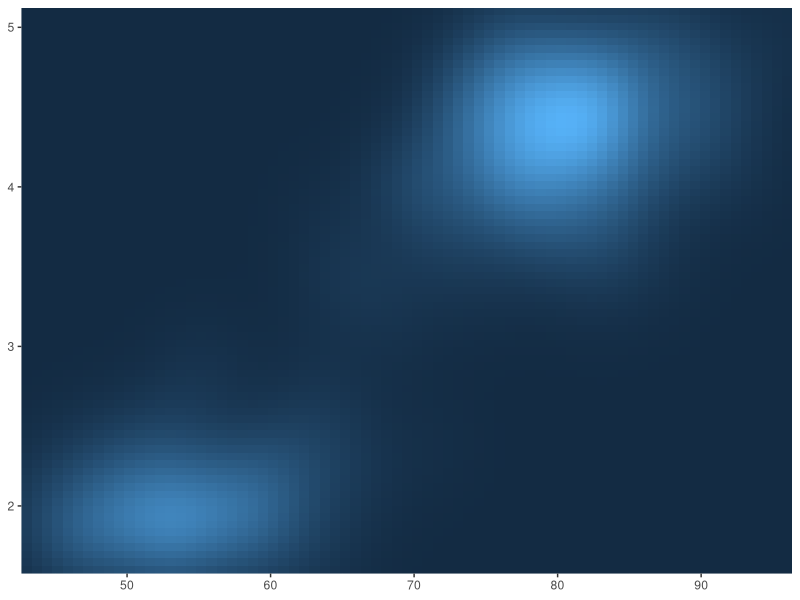
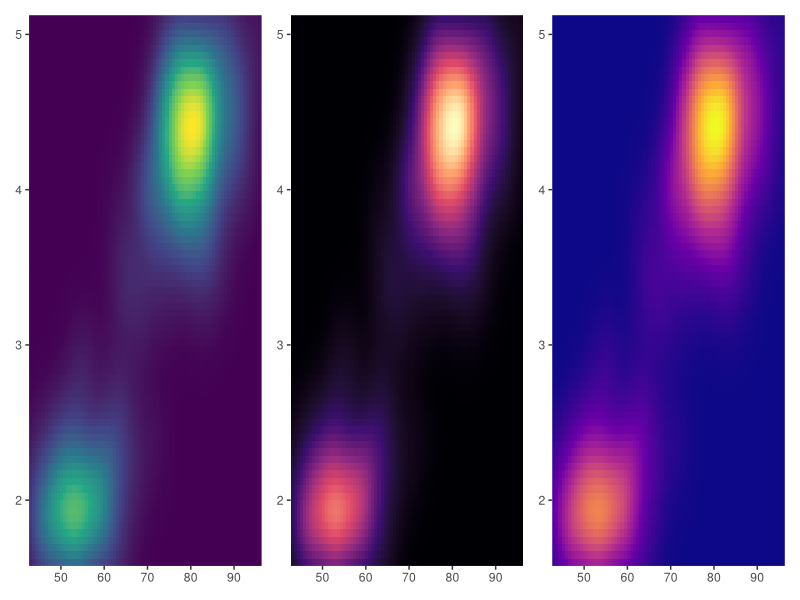
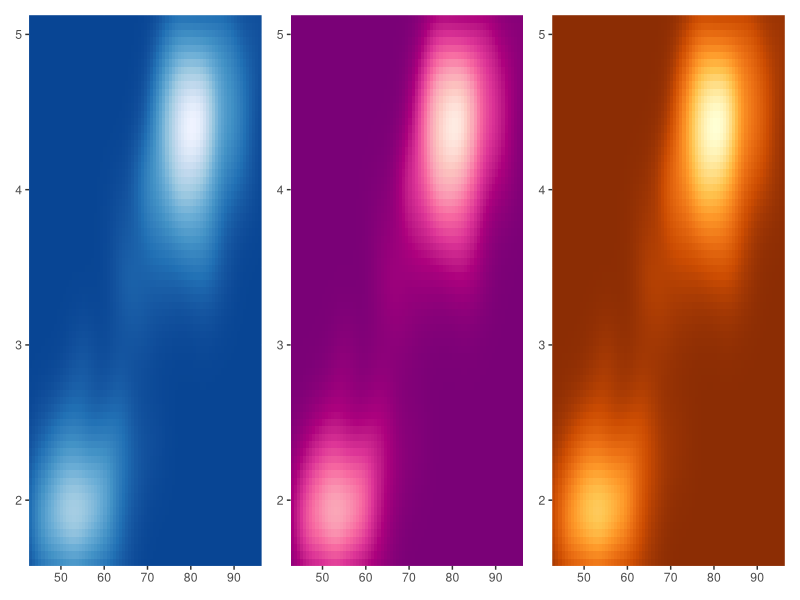
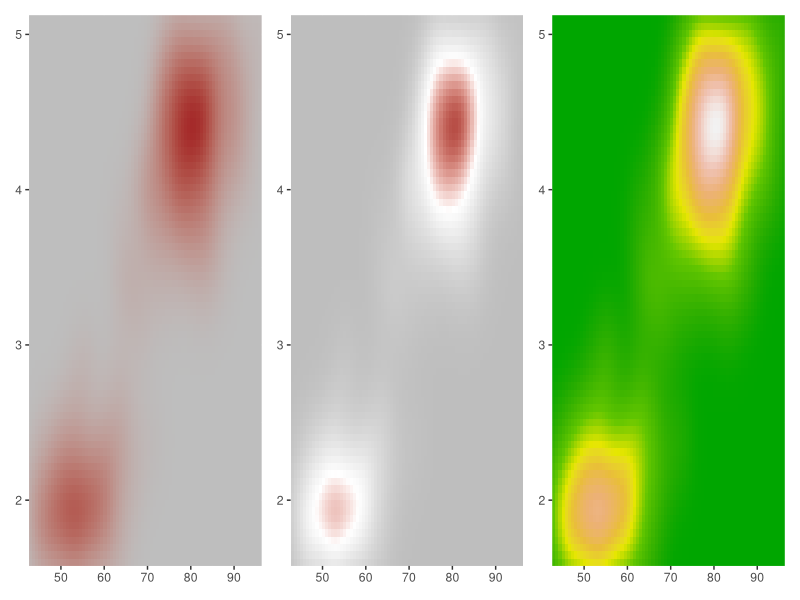
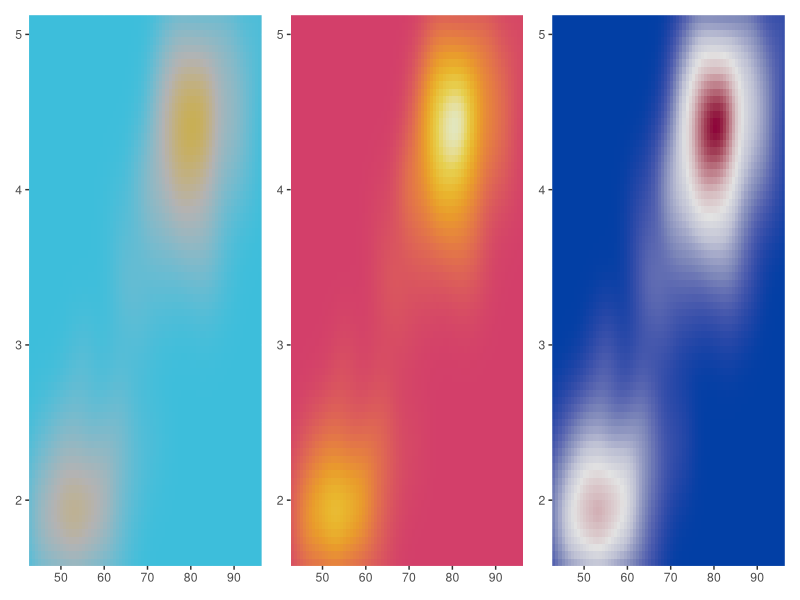
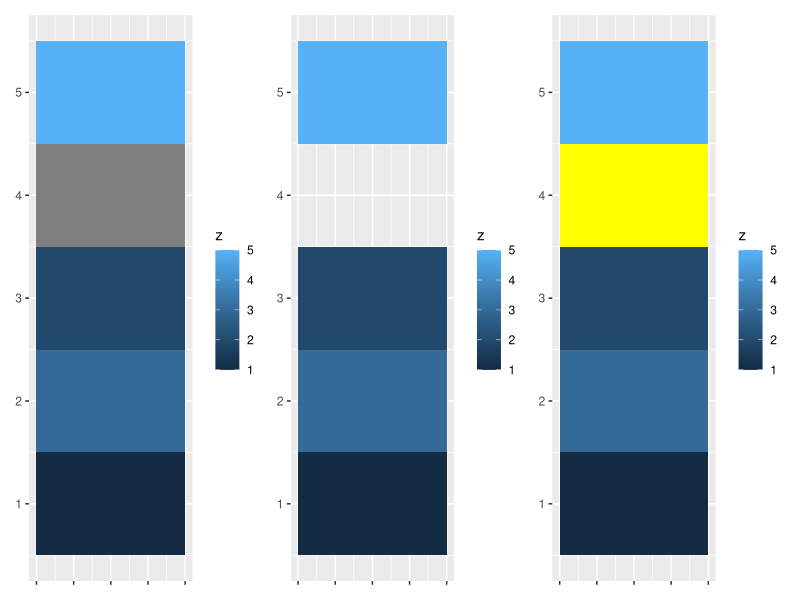
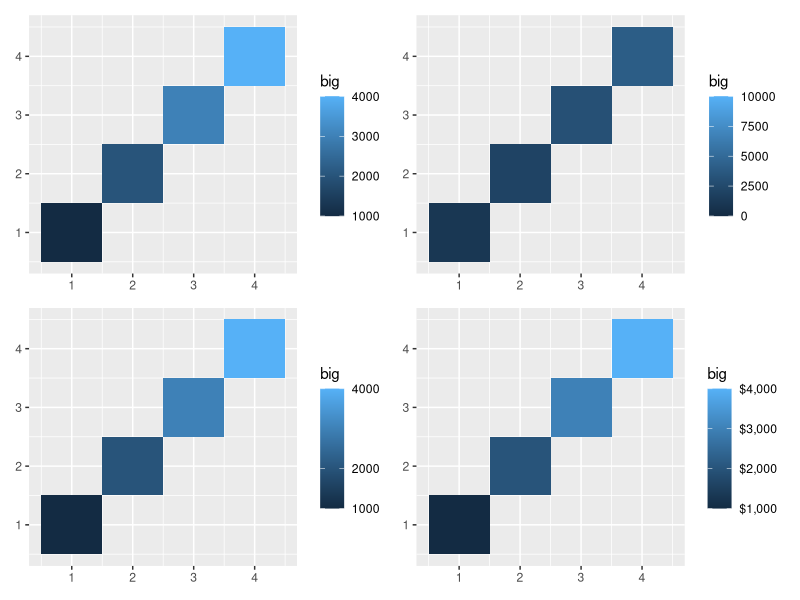
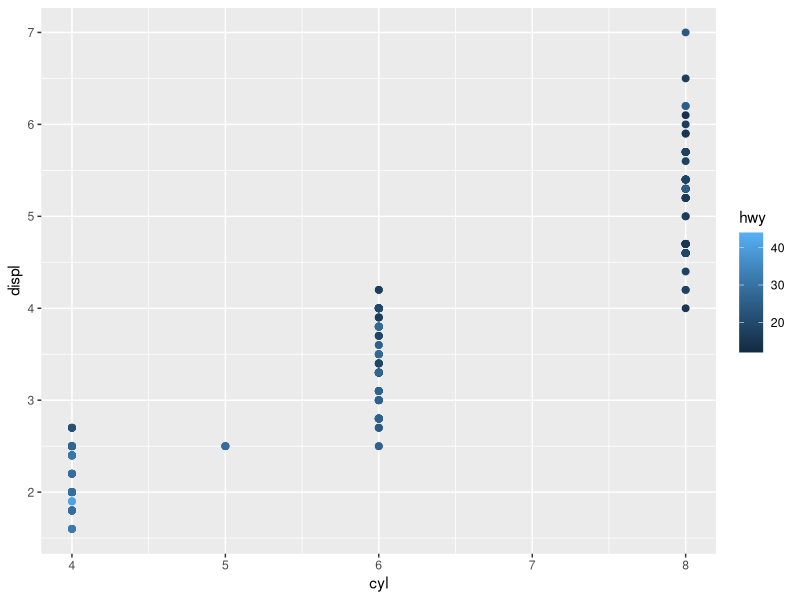

Recreate these plots in R, in order.
## ---- chunk 1
library(ggplot2)

erupt <- ggplot(faithfuld, aes(waiting, eruptions, fill = density)) +
  geom_raster() +
  scale_x_continuous(NULL, expand = c(0, 0)) +
  scale_y_continuous(NULL, expand = c(0, 0)) +
  theme(legend.position = "none")

erupt
## ---- chunk 2
library(patchwork)
p1 <- erupt + scale_fill_viridis_c()
p2 <- erupt + scale_fill_viridis_c(option = "magma")
p3 <- erupt + scale_fill_viridis_c(option = "plasma")
p1 | p2 | p3
## ---- chunk 3
p4 <- erupt + scale_fill_distiller()
p5 <- erupt + scale_fill_distiller(palette = "RdPu")
p6 <- erupt + scale_fill_distiller(palette = "YlOrBr")
p4 | p5 | p6
## ---- chunk 4
p_2c <- erupt + scale_fill_gradient(low = "grey", high = "brown")
p_3c <- erupt +
  scale_fill_gradient2(
    low = "grey", mid = "white", high = "brown",
    midpoint = .02
  )
p_nc <- erupt + scale_fill_gradientn(colours = terrain.colors(7))
p_2c | p_3c | p_nc
## ---- chunk 5
p_div  <- erupt +
  scale_fill_gradient2(
    low      = munsell::mnsl("5B 7/8"),
    high     = munsell::mnsl("5Y 7/8"),
    mid      = munsell::mnsl("N 7/0"),
    midpoint = .02
  )
p_heat <- erupt +
  scale_fill_gradientn(colours = colorspace::heat_hcl(7))
p_div2 <- erupt +
  scale_fill_gradientn(colours = colorspace::diverge_hcl(7))
p_div | p_heat | p_div2
## ---- chunk 6
df <- data.frame(x = 1, y = 1:5, z = c(1, 3, 2, NA, 5))
base_na <- ggplot(df, aes(x, y)) +
  geom_tile(aes(fill = z), linewidth = 5) +
  labs(x = NULL, y = NULL) +
  scale_x_continuous(labels = NULL)

p_def <- base_na
p_inv <- base_na + scale_fill_gradient(na.value = NA)
p_yel <- base_na + scale_fill_gradient(na.value = "yellow")
p_def | p_inv | p_yel
## ---- chunk 7
toy <- data.frame(
  const = 1, up = 1:4, txt = letters[1:4],
  big = (1:4) * 1000, log = c(2, 5, 10, 2000)
)

base_c <- ggplot(toy, aes(up, up, fill = big)) +
  geom_tile() + labs(x = NULL, y = NULL)

p_def   <- base_c
p_lim   <- base_c + scale_fill_continuous(limits = c(0, 10000))
p_brk   <- base_c + scale_fill_continuous(breaks = c(1000, 2000, 4000))
p_lbl   <- base_c + scale_fill_continuous(labels = scales::label_dollar())
(p_def | p_lim) / (p_brk | p_lbl)
## ---- chunk 8
base_pt <- ggplot(mpg, aes(cyl, displ, colour = hwy)) +
  geom_point(size = 2)
base_pt
## ---- chunk 9
p_rev  <- base_pt + guides(colour = guide_colourbar(reverse = TRUE))
p_ht   <- base_pt + guides(colour = guide_colourbar(barheight = unit(2, "cm")))
p_horiz <- base_pt + guides(colour = guide_colourbar(direction = "horizontal"))
p_rev | p_ht | p_horiz
## ---- chunk 10
# These two are identical
a <- base_pt + guides(colour = guide_colourbar(reverse = TRUE))
b <- base_pt + scale_colour_continuous(guide = guide_colourbar(reverse = TRUE))
a | b
## ---- chunk 11
df_bar <- data.frame(x = c("a", "b", "c", "d"), y = c(3, 4, 1, 2))
bars <- ggplot(df_bar, aes(x, y, fill = x)) +
  geom_bar(stat = "identity") +
  labs(x = NULL, y = NULL) +
  theme(legend.position = "none")
bars
## ---- chunk 12
p_s1 <- bars + scale_fill_brewer(palette = "Set1")
p_s2 <- bars + scale_fill_brewer(palette = "Set2")
p_ac <- bars + scale_fill_brewer(palette = "Accent")
p_s1 | p_s2 | p_ac
## ---- chunk 13
df_pt <- data.frame(
  x = 1:3 + runif(30), y = runif(30), z = c("a", "b", "c")
)
point <- ggplot(df_pt, aes(x, y)) +
  geom_point(aes(colour = z)) +
  theme(legend.position = "none") + labs(x = NULL, y = NULL)

point + scale_colour_brewer(palette = "Set1") |
point + scale_colour_brewer(palette = "Set2") |
point + scale_colour_brewer(palette = "Pastel1")
## ---- chunk 14
df_area <- data.frame(x = 1:3, y = 3:1, z = c("a", "b", "c"))
area <- ggplot(df_area, aes(x, y)) +
  geom_bar(aes(fill = z), stat = "identity") +
  theme(legend.position = "none") + labs(x = NULL, y = NULL)

area + scale_fill_brewer(palette = "Set1") |
area + scale_fill_brewer(palette = "Set2") |
area + scale_fill_brewer(palette = "Pastel1")
## ---- chunk 15
p_def <- bars
p_lc  <- bars + scale_fill_hue(c = 40)
p_rng <- bars + scale_fill_hue(h = c(180, 300))
p_def | p_lc | p_rng
## ---- chunk 16
p_g1 <- bars + scale_fill_grey()
p_g2 <- bars + scale_fill_grey(start = 0.5, end = 1)
p_g3 <- bars + scale_fill_grey(start = 0, end = 0.5)
p_g1 | p_g2 | p_g3
## ---- chunk 17
p_m1 <- bars +
  scale_fill_manual(values = c("sienna1", "sienna4", "hotpink1", "hotpink4"))
p_m2 <- bars +
  scale_fill_manual(values = c("tomato1", "tomato2", "tomato3", "tomato4"))
p_m3 <- bars +
  scale_fill_manual(values = c("grey", "black", "grey", "grey"))
p_m1 | p_m2 | p_m3
## ---- chunk 18
bars +
  scale_fill_manual(
    values = c(d = "grey", c = "grey", b = "black", a = "grey")
  )
## ---- chunk 19
library(dplyr)
mpg_99 <- mpg |> filter(year == 1999)
mpg_08 <- mpg |> filter(year == 2008)

base_99c <- ggplot(mpg_99, aes(displ, hwy, colour = fl)) + geom_point()
base_08c <- ggplot(mpg_08, aes(displ, hwy, colour = fl)) + geom_point()

base_99c + lims(colour = c("c", "d", "e", "p", "r")) |
base_08c + lims(colour = c("c", "d", "e", "p", "r"))
## ---- chunk 20
shared_lims <- list(x = c(1, 7), y = c(10, 45),
                    colour = c("c", "d", "e", "p", "r"))

p99_all <- base_99c + lims(x = shared_lims$x, y = shared_lims$y,
                            colour = shared_lims$colour)
p08_all <- base_08c + lims(x = shared_lims$x, y = shared_lims$y,
                            colour = shared_lims$colour)
p99_all | p08_all
## ---- chunk 21
base_99c +
  lims(x = c(1, 7), y = c(10, 45)) +
  scale_color_discrete(
    limits = c("c", "d", "e", "p", "r"),
    breaks = c("d", "p", "r"),
    labels = c("diesel", "premium", "regular")
  )
## ---- chunk 22
base_08c +
  lims(x = c(1, 7), y = c(10, 45)) +
  scale_color_discrete(
    limits = c("c", "d", "e", "p", "r"),
    labels = c("compressed", "diesel", "ethanol", "premium", "regular")
  )
## ---- chunk 23
base_bar <- ggplot(mpg, aes(drv, fill = factor(cyl))) + geom_bar()
p_ncol <- base_bar + guides(fill = guide_legend(ncol = 2))
p_byrow <- base_bar + guides(fill = guide_legend(ncol = 2, byrow = TRUE))
p_rev   <- base_bar + guides(fill = guide_legend(reverse = TRUE))
(p_ncol | p_byrow) / p_rev
## ---- chunk 24
base_alpha <- ggplot(mpg, aes(displ, hwy, colour = drv)) +
  geom_point(size = 4, alpha = .2, stroke = 0)

p_noo <- base_alpha + guides(colour = guide_legend())
p_oo  <- base_alpha + guides(colour = guide_legend(override.aes = list(alpha = 1)))
p_noo | p_oo
## ---- chunk 25
p_b1 <- erupt + scale_fill_binned()
p_b2 <- erupt + scale_fill_steps()
p_b3 <- erupt + scale_fill_steps(n.breaks = 8)
p_b1 | p_b2 | p_b3
## ---- chunk 26
p_2s <- erupt + scale_fill_steps(low = "grey", high = "brown")
p_3s <- erupt +
  scale_fill_steps2(
    low = "grey", mid = "white", high = "brown",
    midpoint = .02
  )
p_ns <- erupt + scale_fill_stepsn(n.breaks = 12, colours = terrain.colors(12))
p_2s | p_3s | p_ns
## ---- chunk 27
p_v1 <- erupt + scale_fill_stepsn(n.breaks = 9, colours = viridis::viridis(9))
p_v2 <- erupt + scale_fill_stepsn(n.breaks = 9, colours = viridis::magma(9))
p_v3 <- erupt + scale_fill_stepsn(n.breaks = 9, colours = viridis::inferno(9))
p_v1 | p_v2 | p_v3
## ---- chunk 28
p_f1 <- erupt + scale_fill_fermenter(n.breaks = 9)
p_f2 <- erupt + scale_fill_fermenter(n.breaks = 9, palette = "Oranges")
p_f3 <- erupt + scale_fill_fermenter(n.breaks = 9, palette = "PuOr")
p_f1 | p_f2 | p_f3
## ---- chunk 29
base_bin <- ggplot(mpg, aes(cyl, displ, colour = hwy)) +
  geom_point(size = 2) + scale_color_binned()

base_bin |
base_bin + guides(colour = guide_coloursteps(show.limits = TRUE))
## ---- chunk 30
base_dt <- ggplot(economics, aes(psavert, uempmed, colour = date)) +
  geom_point()

p_auto <- base_dt
p_fmt  <- base_dt +
  scale_colour_date(
    date_breaks = "142 months",
    date_labels = "%b %Y"
  )
p_auto | p_fmt
## ---- chunk 31
ggplot(faithfuld, aes(waiting, eruptions, alpha = density)) +
  geom_raster(fill = "maroon") +
  scale_x_continuous(expand = c(0, 0)) +
  scale_y_continuous(expand = c(0, 0))
## ---- chunk 32
toy <- data.frame(
  const = 1, up = 1:4, txt = letters[1:4],
  big = (1:4) * 1000, log = c(2, 5, 10, 2000)
)
base_lg <- ggplot(toy, aes(up, up)) +
  geom_point(aes(colour = txt), size = 3) + xlab(NULL) + ylab(NULL)

p_l <- base_lg + theme(legend.position = "left")
p_r <- base_lg + theme(legend.position = "right")
p_b <- base_lg + theme(legend.position = "bottom")
p_n <- base_lg + theme(legend.position = "none")
(p_l | p_r) / (p_b | p_n)
## ---- chunk 33
base_lg2 <- ggplot(toy, aes(up, up)) +
  geom_point(aes(colour = txt), size = 3)

p_tl <- base_lg2 +
  theme(legend.position = c(0, 1), legend.justification = c(0, 1))
p_cc <- base_lg2 +
  theme(legend.position = c(0.5, 0.5), legend.justification = c(0.5, 0.5))
p_br <- base_lg2 +
  theme(legend.position = c(1, 0), legend.justification = c(1, 0))
p_tl | p_cc | p_br
